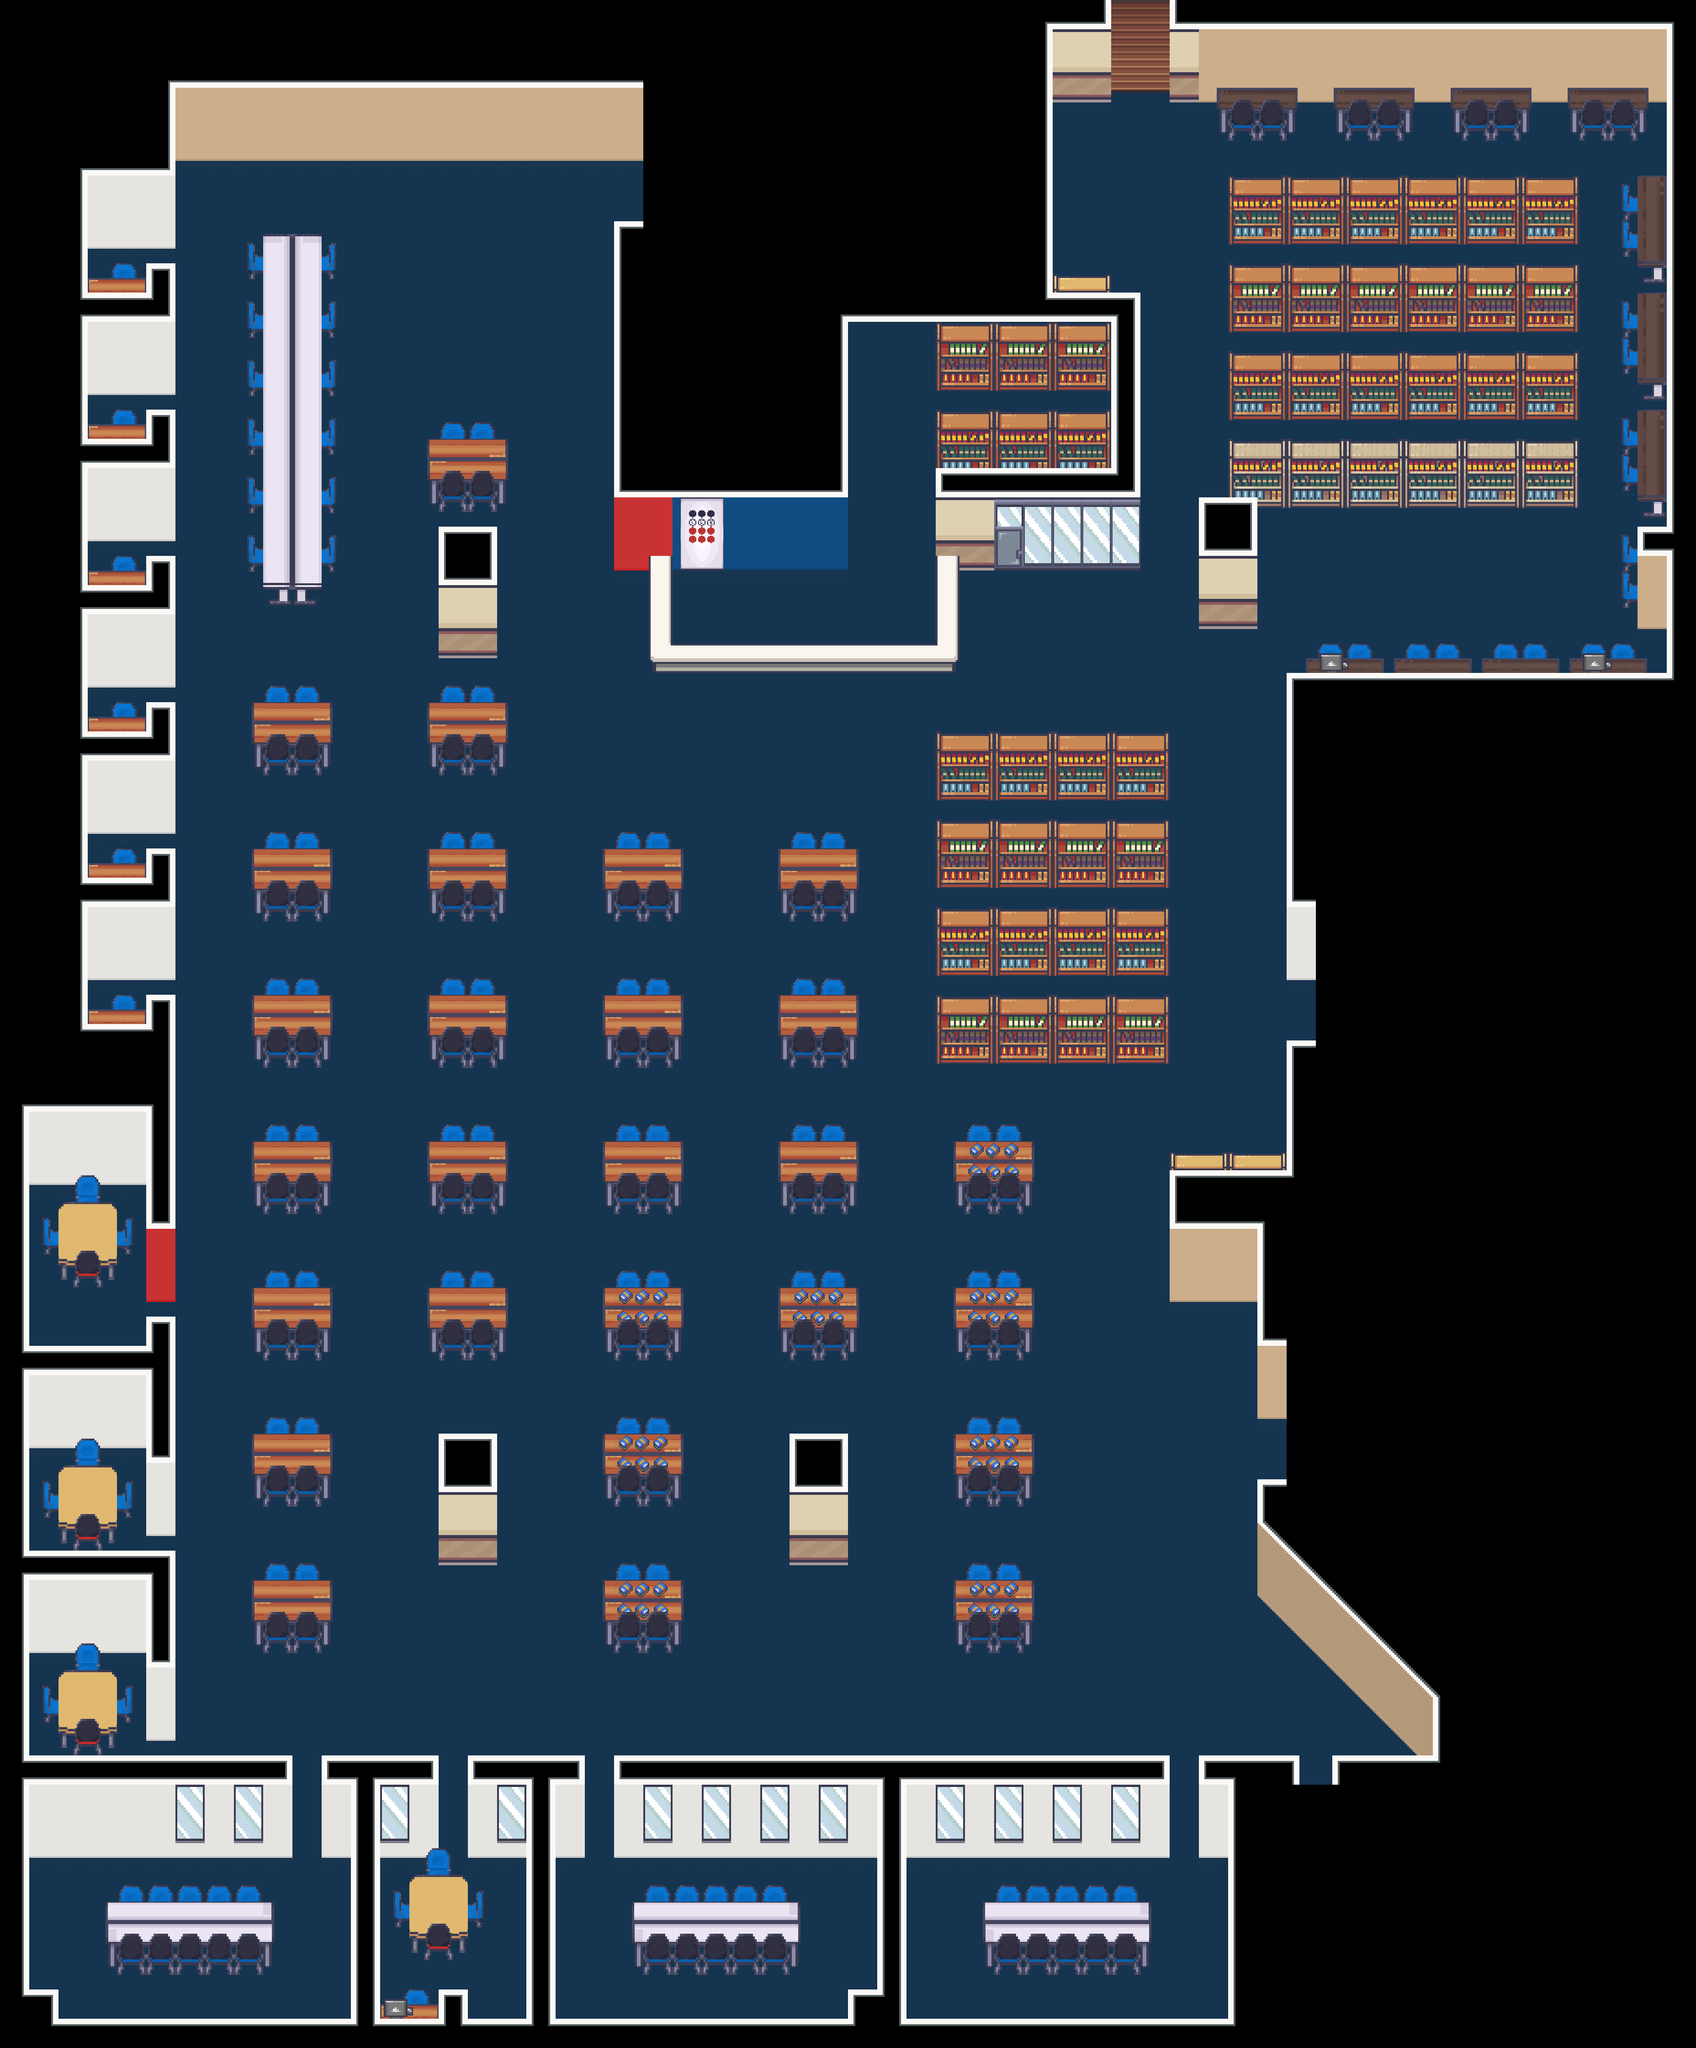

This game map was drawn from its Tiled (.tmx) file and the tilesets committed beside it. A one-line description and the trimmed map source follow:
An orthogonal 58x70 tile map with 64x64 px tiles, 2 tile layers (Floor, Furnishing), 2 tilesets and 112 objects (3x Player, Character).

<map version="1.10" tiledversion="1.11.2" orientation="orthogonal" renderorder="right-down" width="58" height="70" tilewidth="64" tileheight="64" infinite="0" nextlayerid="7" nextobjectid="120">
 <properties>
  <property name="display_name" value="Library" />
  <property name="display_title" value="Main Building (L2)" />
 </properties>
 <tileset firstgid="1" name="LCB_indoor" tilewidth="64" tileheight="64" tilecount="1550" columns="25">
  <image source="../../graphics/tilesets/indoor.png" width="1600" height="3968" />
 </tileset>
 <tileset firstgid="1551" name="LCB_furnishing" tilewidth="64" tileheight="64" tilecount="1007" columns="19">
  <image source="../../graphics/tilesets/furnishing.png" width="1216" height="3392" />
 </tileset>
 <layer id="1" name="Floor" width="58" height="70">
  <data>[4060 cells, 3165 non-empty, 62 distinct tile ids]</data>
 </layer>
 <layer id="2" name="Furnishing" width="58" height="70">
  <data>[4060 cells, 1044 non-empty, 137 distinct tile ids]</data>
 </layer>
 <objectgroup id="3" name="Entities">
  <object id="9" name="Character" x="1761.25" y="1492.42">
   <properties>
    <property name="character_id" value="Cortana_lib" />
    <property name="direction" value="down" />
    <property name="graphic" value="cortana" />
    <property name="radius" value="0" />
   </properties>
   <point />
  </object>
  <object id="10" name="Player" x="1272.67" y="413.333">
   <properties>
    <property name="direction" value="left" />
    <property name="pos" value="main_2" />
   </properties>
   <point />
  </object>
  <object id="103" name="Player" x="2739.5" y="2199.5">
   <properties>
    <property name="direction" value="left" />
    <property name="pos" value="main_2_lab5" />
   </properties>
   <point />
  </object>
  <object id="104" name="Player" x="2496" y="320">
   <properties>
    <property name="direction" value="down" />
    <property name="pos" value="main_2_upperlibrary" />
   </properties>
   <point />
  </object>
 </objectgroup>
 <objectgroup id="4" name="Collisions">
  <object id="2" x="1.333" y="61.333" width="1472" height="224" />
  <object id="4" x="63" y="62" width="130" height="2305" />
  <object id="6" x="-1" y="2302" width="65" height="2178" />
  <object id="8" x="0.915108" y="62.5" width="385.155" height="3842.5" />
  <object id="11" x="0" y="3802" width="637.667" height="196" />
  <object id="12" x="229.667" y="4096" width="371.667" height="185.667" />
  <object id="13" x="1382.17" y="4096.5" width="371.667" height="185.667" />
  <object id="14" x="2149.67" y="4096.17" width="371.667" height="185.667" />
  <object id="15" x="0" y="4313" width="130" height="166" />
  <object id="16" x="-2" y="4375" width="2821" height="103" />
  <object id="17" x="706" y="3802" width="251.818" height="196" />
  <object id="18" x="765" y="3802" width="70" height="675" />
  <object id="19" x="959" y="4317" width="67" height="161" />
  <object id="20" x="1025.36" y="3801" width="253.273" height="196" />
  <object id="21" x="1345.55" y="3801" width="1212.12" height="196" />
  <object id="22" x="2625.67" y="3801" width="217" height="196" />
  <object id="23" x="2917" y="3801" width="349" height="196" />
  <object id="24" x="1918" y="3801" width="68" height="677.333" />
  <object id="25" x="1855" y="4317.33" width="107" height="196" />
  <object id="26" x="1150.33" y="3801.67" width="68.6667" height="676" />
  <object id="27" x="2686" y="3856" width="323" height="622" />
  <object id="28" x="538" y="477" width="201" height="803.455" />
  <object id="29" x="549" y="1473.33" width="180.667" height="184" />
  <object id="30" x="549" y="1794.33" width="180.667" height="184" />
  <object id="31" x="549" y="2114.33" width="180.667" height="184" />
  <object id="32" x="549" y="2434" width="180.667" height="184" />
  <object id="33" x="549.333" y="2753.67" width="180.667" height="184" />
  <object id="34" x="549.667" y="3074.67" width="180.667" height="184" />
  <object id="35" x="548.666" y="3394.67" width="180.667" height="184" />
  <object id="36" x="1317.67" y="3394.67" width="180.667" height="184" />
  <object id="37" x="1317.33" y="3074.33" width="180.667" height="184" />
  <object id="38" x="1317" y="2754.67" width="180.667" height="184" />
  <object id="39" x="1317" y="2433.67" width="180.667" height="184" />
  <object id="40" x="1317" y="2114.33" width="180.667" height="184" />
  <object id="41" x="1316" y="1793.67" width="180.667" height="184" />
  <object id="42" x="933" y="1474.67" width="180.667" height="184" />
  <object id="43" x="932.666" y="1794" width="180.667" height="184" />
  <object id="44" x="933" y="2113.67" width="180.667" height="184" />
  <object id="45" x="933.333" y="2434.67" width="180.667" height="184" />
  <object id="46" x="933.333" y="2754.67" width="180.667" height="184" />
  <object id="47" x="957.666" y="3100.67" width="132.667" height="256.667" />
  <object id="48" x="933.167" y="898.5" width="180.667" height="184" />
  <object id="49" x="958.666" y="1108.83" width="130.334" height="264.167" />
  <object id="50" x="1344.33" y="466" width="962.485" height="717.333" />
  <object id="51" x="1701.17" y="1794.5" width="180.667" height="184" />
  <object id="52" x="1701.17" y="2114.5" width="180.667" height="184" />
  <object id="53" x="1701.17" y="2434" width="180.667" height="184" />
  <object id="54" x="1701.67" y="2754.5" width="180.667" height="184" />
  <object id="55" x="1726.67" y="3101.5" width="132.167" height="255" />
  <object id="56" x="2085.67" y="3393.67" width="180.667" height="184" />
  <object id="57" x="2085.33" y="3074.67" width="180.667" height="184" />
  <object id="58" x="2085" y="2754.33" width="180.667" height="184" />
  <object id="59" x="2085" y="2434.67" width="180.667" height="184" />
  <object id="60" x="2624.67" y="998" width="126.167" height="309.875" />
  <object id="61" x="2238.67" y="577" width="193.667" height="184" />
  <object id="62" x="2238.17" y="604" width="258.167" height="579.5" />
  <object id="63" x="2125.67" y="-62" width="180.667" height="764" />
  <object id="64" x="2175.67" y="-63" width="256.667" height="219" />
  <object id="65" x="2559" y="-63.6667" width="1215.33" height="221.667" />
  <object id="66" x="3648.33" y="-64" width="127.334" height="1665.33" />
  <object id="67" x="3583.33" y="959.17" width="180.667" height="351.5" />
  <object id="68" x="3547.67" y="1139" width="180.667" height="166" />
  <object id="69" x="2817.17" y="1375" width="957.167" height="702.5" />
  <object id="70" x="2816" y="2258" width="180.667" height="1262.85" />
  <object id="71" x="2750.67" y="3221" width="182.667" height="236" />
  <object id="72" x="2880.17" y="3400" width="180.667" height="184" />
  <object id="73" x="2943.67" y="3464.5" width="180.667" height="184" />
  <object id="74" x="3008.17" y="3528.5" width="180.667" height="184" />
  <object id="75" x="3071.17" y="3592.5" width="180.667" height="405" />
  <object id="77" x="2047.25" y="2135.71" width="513" height="115.917" />
  <object id="78" x="2047.75" y="1943.8" width="512.75" height="116.25" />
  <object id="79" x="2047.42" y="1751.38" width="512.583" height="116.75" />
  <object id="80" x="2047.25" y="1563.88" width="513.5" height="111.25" />
  <object id="81" x="2688.25" y="350.042" width="768.5" height="109.75" />
  <object id="82" x="2687.19" y="536.572" width="769.167" height="115.25" />
  <object id="83" x="2686.92" y="728.042" width="769.5" height="115.75" />
  <object id="84" x="2687.92" y="920.042" width="768.833" height="115.583" />
  <object id="85" x="2560.25" y="2496.04" width="435.5" height="286.583" />
  <object id="86" x="2750.25" y="2669.38" width="243.5" height="366.25" />
  <object id="87" x="1418.92" y="1071.04" width="681.167" height="373.25" />
  </objectgroup>
 <objectgroup id="6" name="Transition">
  <!-- 3 objects omitted --></objectgroup>
</map>
<!-- 28 of 112 objects omitted -->
